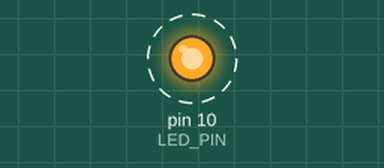
The sketch below on a simulated Arduino Uno, built with avr-gcc and run on an emulated ATmega328P. Parts: output pins drawn as LEDs (lit = HIGH). Dashed ring = blinking. What the sketch prints to the serial monitor is not drawn.

Above: at 0.7 s.
Timing chart, 0 to 3.5 s (numbered marks = the images above):
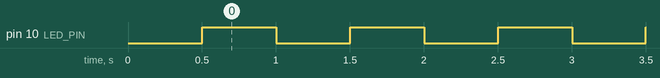

Measured:
- by itself, pin 10 (LED_PIN): alternates HIGH for 0.50 s and LOW for 0.50 s

The sketch:

code.ino
```cpp
const int LED_PIN = 10;
const unsigned long BLINK_INTERVAL = 500;
const unsigned long SERIAL_INTERVAL = 2000;

unsigned long lastBlinkTime = 0;
unsigned long lastSerialTime = 0;
bool ledState = false;

void setup() {
  Serial.begin(115200);
  delay(500);

  pinMode(LED_PIN, OUTPUT);
  digitalWrite(LED_PIN, LOW);
}

void loop() {
  unsigned long currentTime = millis();

  if (currentTime - lastBlinkTime >= BLINK_INTERVAL) {
    lastBlinkTime = currentTime;
    ledState = !ledState;
    digitalWrite(LED_PIN, ledState ? HIGH : LOW);
  }

  if (currentTime - lastSerialTime >= SERIAL_INTERVAL) {
    lastSerialTime = currentTime;
    Serial.println("custom-esp32-c3");
  }
}
```
